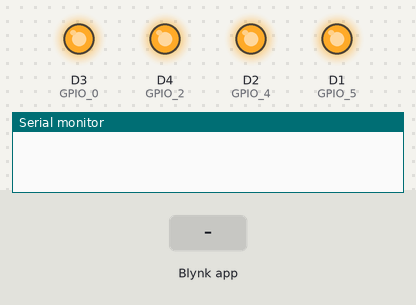
The sketch below on a simulated ESP8266 (NodeMCU). Shown: output pins drawn as LEDs (lit = HIGH), the last lines printed to the serial monitor. The inputs (shaded band) are chosen by the test bench. WiFi joins after 1.5 s; servers stay silent unless stated.

Above: at 3.0 s.
3.1 s: Blynk app writes 1 to V1
At 3.7 s:
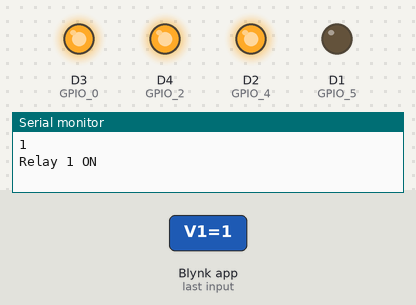
4.6 s: Blynk app writes 1 to V2
At 5.8 s:
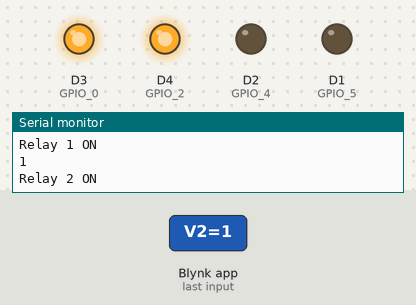
6.1 s: Blynk app writes 0 to V1
At 7.2 s:
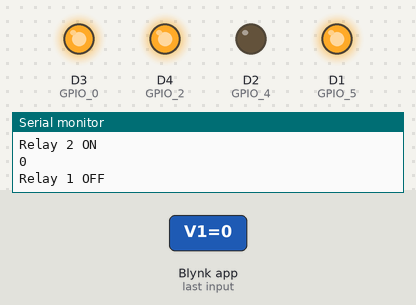
7.6 s: Blynk app writes 1 to V3
At 8.3 s:
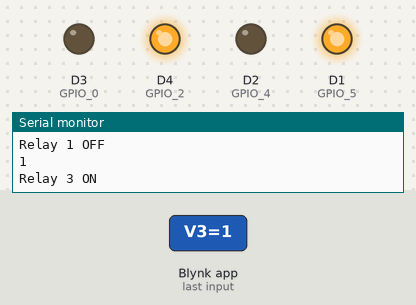
9.1 s: Blynk app writes 0 to V2
At 9.5 s:
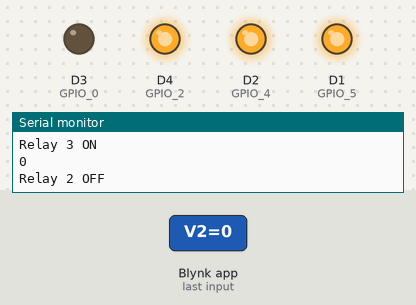
10.6 s: Blynk app writes 1 to V4
At 11.8 s:
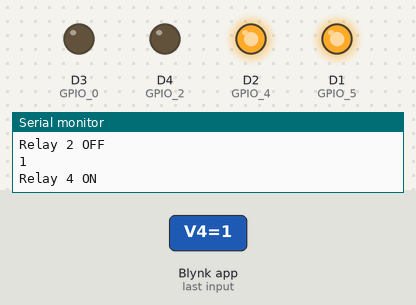
Timing chart, 0 to 13.1 s (numbered marks = the images above; inputs shaded):
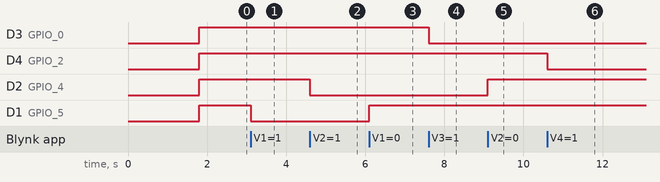

The sketch:

home_automation.ino
```cpp
// Wi-Fi controlled home automation using Blynk App & ESP8266

#define BLYNK_TEMPLATE_ID "TMPL38q_TfX1s"
#define BLYNK_TEMPLATE_NAME "HOME AUTOMATION"
#define BLYNK_AUTH_TOKEN "VFLjEPGRYF_vvoTJsSF0CdDxaOvN31Ci"
#define BLYNK_PRINT Serial
#include <ESP8266WiFi.h>
#include <BlynkSimpleEsp8266.h>

// Blynk credentials
char auth[] = BLYNK_AUTH_TOKEN;
char ssid[] = "Huii";   // Your Wifi Name
char pass[] = "90909090"; // Your Wifi Password

// Blynk virtual pins and the corresponding relay GPIO pins
BLYNK_WRITE(V1) {
  int value = param.asInt();
  Serial.println(value);
  if (value == 1) {
    digitalWrite(D1, LOW); // Turn relay on (active low)
    Serial.println("Relay 1 ON");
  }
  if (value == 0) {
    digitalWrite(D1, HIGH); // Turn relay off
    Serial.println("Relay 1 OFF");
  }
}

BLYNK_WRITE(V2) {
  int value = param.asInt();
  Serial.println(value);
  if (value == 1) {
    digitalWrite(D2, LOW); // Turn relay on (active low)
    Serial.println("Relay 2 ON");
  }
  if (value == 0) {
    digitalWrite(D2, HIGH); // Turn relay off
    Serial.println("Relay 2 OFF");
  }
}

BLYNK_WRITE(V3) {
  int value = param.asInt();
  Serial.println(value);
  if (value == 1) {
    digitalWrite(D3, LOW); // Turn relay on (active low)
    Serial.println("Relay 3 ON");
  }
  if (value == 0) {
    digitalWrite(D3, HIGH); // Turn relay off
    Serial.println("Relay 3 OFF");
  }
}

BLYNK_WRITE(V4) {
  int value = param.asInt();
  Serial.println(value);
  if (value == 1) {
    digitalWrite(D4, LOW); // Turn relay on (active low)
    Serial.println("Relay 4 ON");
  }
  if (value == 0) {
    digitalWrite(D4, HIGH); // Turn relay off
    Serial.println("Relay 4 OFF");
  }
}

void setup() {
  // Start serial monitor for debugging
  Serial.begin(115200);

  // Initialize WiFi and Blynk
  Blynk.begin(auth, ssid, pass);

  // Set relay pins as OUTPUT
  pinMode(D1, OUTPUT); // GPIO 5 (D1)
  pinMode(D2, OUTPUT); // GPIO 4 (D2)
  pinMode(D3, OUTPUT); // GPIO 0 (D3)
  pinMode(D4, OUTPUT); // GPIO 2 (D4)

  // Initialize relay pins to HIGH (off)
  digitalWrite(D1, HIGH);
  digitalWrite(D2, HIGH);
  digitalWrite(D3, HIGH);
  digitalWrite(D4, HIGH);
}

void loop() {
  // Run the Blynk protocol
  Blynk.run();
}
```

Measured:
- after the input at 3.1 s, D1 (GPIO_5): HIGH → LOW at once
- after the input at 4.6 s, D2 (GPIO_4): HIGH → LOW at once
- after the input at 6.1 s, D1 (GPIO_5): LOW → HIGH at once
- after the input at 7.6 s, D3 (GPIO_0): HIGH → LOW at once
- after the input at 9.1 s, D2 (GPIO_4): LOW → HIGH at once
- after the input at 10.6 s, D4 (GPIO_2): HIGH → LOW at once
